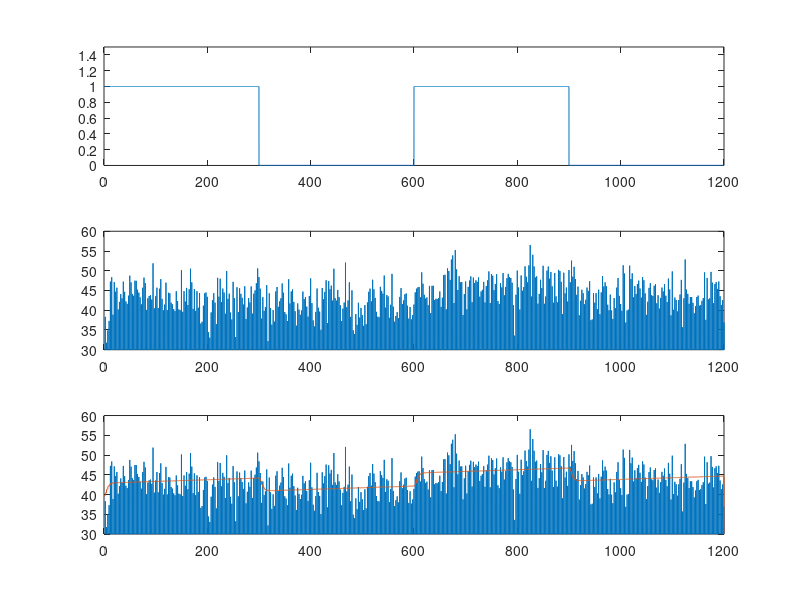

Write MATLAB code to recreate this figure.
clear all; close all; clc;      % Clear all workspaces
 
% Define number of TRs (nTRs) & scale factor for plotting
nTRs=16; scalefac=4;
 
% Create the boxcar
box=[ones(1,4),zeros(1,4),ones(1,4),zeros(1,4)];
 
% Create the design matrix
X(:,1)=box';
X(:,2)=ones(nTRs,1);
X(:,3)=linspace(1, nTRs, nTRs)';
 
% Scale columns 1 and 2 so all columns have same max
X(:,1)=max(max(X))*X(:,1); X(:,2)=max(max(X))*X(:,2);
 
% Scale and plot the matrix
X=scalefac*X;
colormap(gray); image(X);
%%
clear all; close all; clc;      %Clear all workspaces
 
% Define parameters, time, and the hrf
nTRs=480; theta=2.9; B0=40; delta=.01;
beta=[theta; B0; delta];
t=0:.1:1200; T0=0; n=4; lamda=2;
hrf=((t-T0).^(n-1)).*exp(-(t-T0)/lamda)/((lamda^n)*factorial(n-1));
 
% Define and plot the boxcar
box=[ones(1,3000),zeros(1,3000),ones(1,3000),zeros(1,3001)];
subplot(3,1,1); plot(t,box); axis([0 1200 0 1.5]);
 
% Convolve the hrf and boxcar and discretize
B=conv(hrf,box)/10;
tp=0:.1:2400;
for i=1:480
    N(i)=B(i*25);
end;
 
% Fill the design matrix
X(:,1)=N'; X(:,2)=ones(nTRs,1); X(:,3)=linspace(1, nTRs, nTRs)';
 
% Create and plot the data
Bdat=X*beta+normrnd(0,4,[nTRs,1]);
Bdat_plot=zeros(1,12001);
for i=1:480
    Bdat_plot(i*25)=Bdat(i);
end;
subplot(3,1,2); plot(t,Bdat_plot); axis([0 1200 30 60]);
 
% Estimate the beta vector & error variance
beta_hat=inv(X'*X)*X'*Bdat
Var_e=(Bdat-X*beta_hat)'*(Bdat-X*beta_hat)/(nTRs-1-length(beta))
 
% Compute the t statistic
c=[1; 0; 0];
t_stat=c'*beta_hat/sqrt(Var_e*c'*inv(X'*X)*c)
 
%Plot predicted BOLD response
B_pred=X*beta_hat;
Bpred_plot=zeros(1,12001);
for i=1:480
    Bpred_plot((i-1)*25+1:i*25)=B_pred(i);
end;
subplot(3,1,3); plot(t,Bdat_plot); axis([0 1200 30 60]);
hold on; plot(t,Bpred_plot);